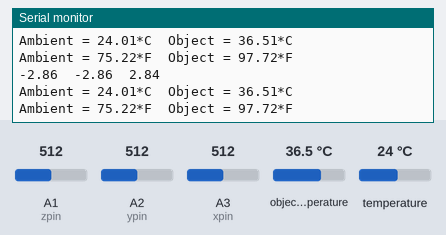
Bench run of a sketch on a simulated Arduino Uno, built with avr-gcc and run on an emulated ATmega328P. Parts: the last lines printed to the serial monitor. Inputs (shaded band) come from the test bench; at power-on: A1 (zpin) = 512, A2 (ypin) = 512, A3 (xpin) = 512, object temperature 36.5 °C, temperature 24 °C.

Above: at 4.2 s.
4.3 s: A1 (zpin) set to 340
At 4.84 s:
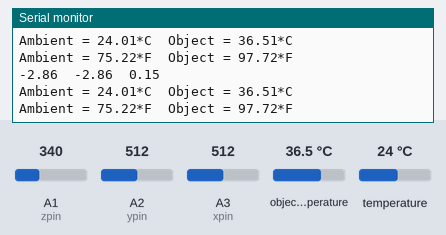
7.3 s: A1 (zpin) set to 321
At 7.8 s:
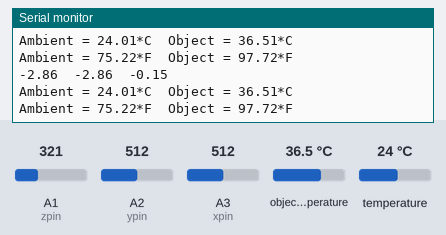
Timing chart, 0 to 10.3 s (numbered marks = the images above; inputs shaded):
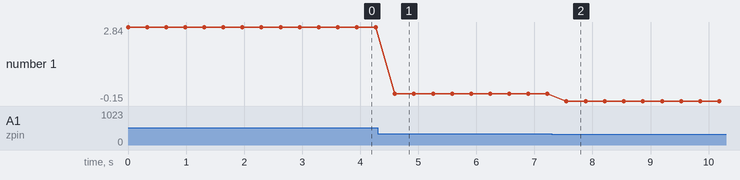

The sketch:

Final.ino
```cpp
#include <Wire.h>
#include <Adafruit_MLX90614.h>
Adafruit_MLX90614 mlx = Adafruit_MLX90614();
 int xpin = A3;
 int ypin = A2;
 int zpin = A1;
 int xvalue;
 int yvalue;
 int zvalue;

void setup()
{
    Serial.begin(9600);
    mlx.begin();
}


void loop()
{
  xvalue = analogRead(xpin);
  int x = map(xvalue, 257, 389, -100, 100);
  float xg = (float)x/(-100.00);
  Serial.print(xg);
  //Serial.print("g   ");

  yvalue = analogRead(ypin);
  int y = map(yvalue, 257, 389, -100, 100);
  float yg = (float)y/(-100.00);
  Serial.print("\t");
  Serial.print(yg);
  //Serial.print("g   ");

  zvalue = analogRead(zpin);
  int z = map(zvalue, 266, 394, -100, 100);
  float zg = (float)z/(100.00);
  Serial.print("\t");
  Serial.println(zg);
  //Serial.println("g   ");
 // delay(100);

  Serial.print("Ambient = "); Serial.print(mlx.readAmbientTempC());
  Serial.print("*C\tObject = "); Serial.print(mlx.readObjectTempC()); Serial.println("*C");
  Serial.print("Ambient = "); Serial.print(mlx.readAmbientTempF());
  Serial.print("*F\tObject = "); Serial.print(mlx.readObjectTempF()); Serial.println("*F");
  Serial.println();
  delay(300);
}
```

Measured:
- after the input at 4.3 s, the serial monitor: prints a new line after 0.30 s (image 1)
- after the input at 7.3 s, the serial monitor: prints a new line after 0.25 s (image 2)
- plotted number 1: 2.84 → 0.15 after the input at 4.3 s, 0.15 → 0 after the input at 7.3 s
